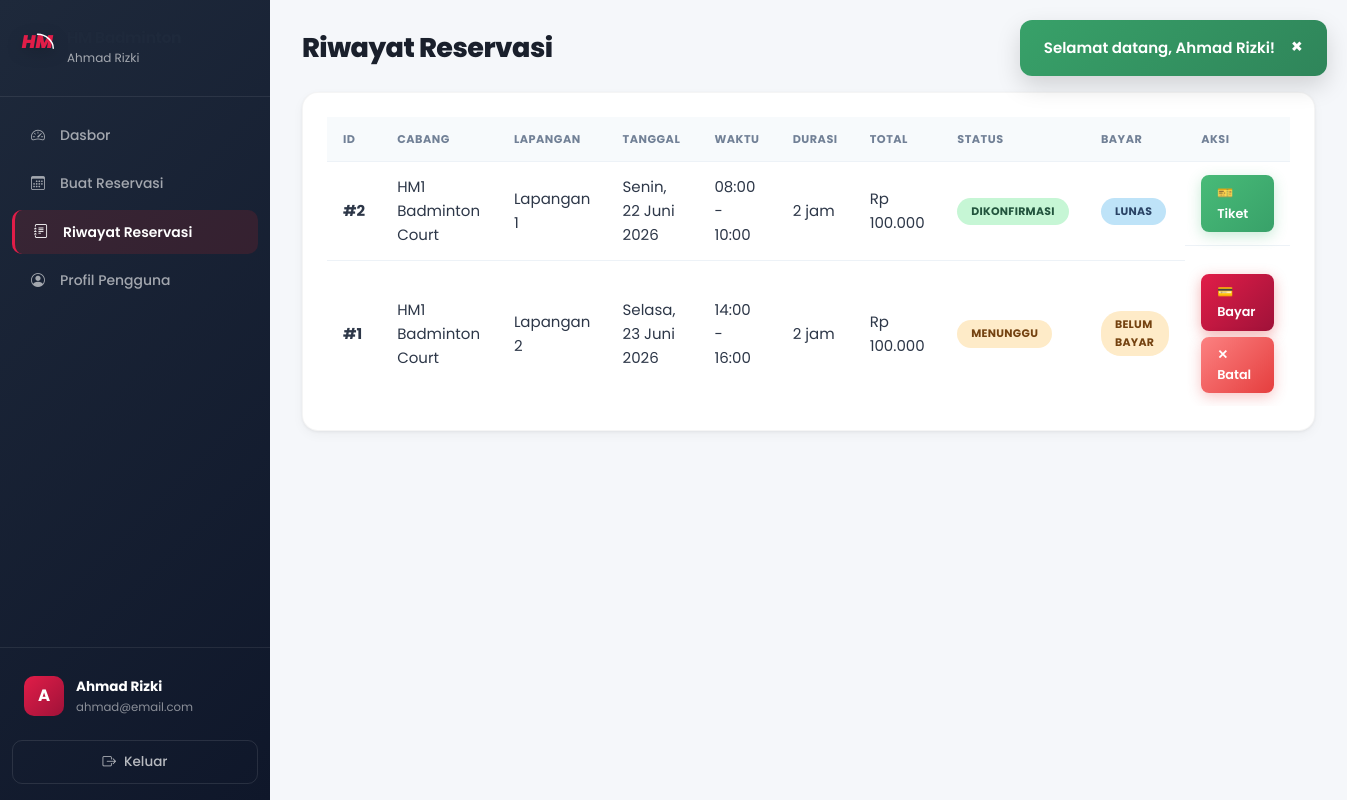
Screenshot of /pelanggan/riwayat.php (signed in) with the database file from the repository.
### tables this page shows
CREATE TABLE IF NOT EXISTS reservasi (
    id INT AUTO_INCREMENT PRIMARY KEY,
    user_id INT NOT NULL COMMENT 'ID pelanggan pemesan',
    lapangan_id INT NOT NULL COMMENT 'ID lapangan yang dipesan',
    tanggal DATE NOT NULL COMMENT 'Tanggal main',
    waktu_mulai TIME NOT NULL COMMENT 'Jam mulai bermain',
    waktu_selesai TIME NOT NULL COMMENT 'Jam selesai bermain',
    durasi_jam INT NOT NULL COMMENT 'Lama sewa dalam jam',
    total_harga INT NOT NULL COMMENT 'Total biaya',
    catatan TEXT COMMENT 'Catatan tambahan dari pelanggan',
    status ENUM('pending', 'confirmed', 'cancelled', 'completed') DEFAULT 'pending' 
        COMMENT 'pending=menunggu, confirmed=dikonfirmasi, cancelled=dibatalkan, completed=selesai',
    payment_status ENUM('unpaid', 'dp_paid', 'paid') DEFAULT 'unpaid'
        COMMENT 'Status pembayaran',
    total_dibayar INT DEFAULT 0 COMMENT 'Total yang sudah dibayar',
    created_at TIMESTAMP DEFAULT CURRENT_TIMESTAMP,
    updated_at TIMESTAMP DEFAULT CURRENT_TIMESTAMP ON UPDATE CURRENT_TIMESTAMP,
    
    FOREIGN KEY (user_id) REFERENCES users(id) ON DELETE CASCADE,
    FOREIGN KEY (lapangan_id) REFERENCES lapangan(id) ON DELETE CASCADE,
    
    INDEX idx_tanggal (tanggal),
    INDEX idx_status (status),
    INDEX idx_payment_status (payment_status),
    INDEX idx_user (user_id),
    INDEX idx_lapangan_tanggal (lapangan_id, tanggal)
);

CREATE TABLE IF NOT EXISTS cabang (
    id INT AUTO_INCREMENT PRIMARY KEY,
    nama VARCHAR(100) NOT NULL COMMENT 'Nama cabang',
    alamat VARCHAR(255) NOT NULL COMMENT 'Alamat lengkap cabang',
    jumlah_lapangan INT NOT NULL DEFAULT 0 COMMENT 'Jumlah lapangan di cabang',
    no_telepon VARCHAR(20) DEFAULT NULL COMMENT 'Nomor telepon cabang',
    created_at TIMESTAMP DEFAULT CURRENT_TIMESTAMP,
    
    INDEX idx_nama (nama)
);

CREATE TABLE IF NOT EXISTS lapangan (
    id INT AUTO_INCREMENT PRIMARY KEY,
    cabang_id INT NOT NULL COMMENT 'ID cabang pemilik lapangan',
    nama VARCHAR(50) NOT NULL COMMENT 'Nama lapangan (Lapangan 1, 2, dst)',
    tipe ENUM('indoor', 'outdoor') DEFAULT 'indoor' COMMENT 'Tipe lapangan',
    status ENUM('tersedia', 'perawatan', 'tidak_aktif') DEFAULT 'tersedia' COMMENT 'Status ketersediaan',
    
    FOREIGN KEY (cabang_id) REFERENCES cabang(id) ON DELETE CASCADE,
    INDEX idx_cabang (cabang_id),
    INDEX idx_status (status)
);

### config/functions.php (called while the page is built, shortened)
<?php
function getReservasiByUser($user_id) {
    $db = getDB();
    $stmt = $db->prepare("SELECT r.*, l.nama as lapangan_nama, c.nama as cabang_nama, c.alamat
        FROM reservasi r
        JOIN lapangan l ON r.lapangan_id = l.id
        JOIN cabang c ON l.cabang_id = c.id
        WHERE r.user_id = ?
        ORDER BY r.created_at DESC");
    $stmt->execute([$user_id]);
    return $stmt->fetchAll();
}
function getStatusLabel($status) {
    $labels = [
        'pending' => 'Menunggu',
        'confirmed' => 'Dikonfirmasi',
        'cancelled' => 'Dibatalkan',
        'completed' => 'Selesai'
    ];
    return $labels[$status] ?? ucfirst($status);
}
function getStatusBadgeClass($status) {
    return 'badge-' . $status;
}
function getPaymentStatusLabel($status) {
    $labels = [
        'unpaid' => 'Belum Bayar',
        'dp_paid' => 'DP Dibayar',
        'paid' => 'Lunas'
    ];
    return $labels[$status] ?? ucfirst($status);
}
function getPaymentStatusBadgeClass($status) {
    $classes = [
        'unpaid' => 'badge-pending',
        'dp_paid' => 'badge-confirmed',
        'paid' => 'badge-completed'
    ];
    return $classes[$status] ?? 'badge-pending';
}
function formatRupiah($angka) {
    return 'Rp ' . number_format($angka, 0, ',', '.');
}
function formatTanggal($tanggal) {
    $bulan = ['','Januari','Februari','Maret','April','Mei','Juni','Juli','Agustus','September','Oktober','November','Desember'];
    $t = explode('-', substr($tanggal, 0, 10));
    return (int)$t[2] . ' ' . $bulan[(int)$t[1]] . ' ' . $t[0];
}
function getHariIndo($tanggal) {
    $hari = ['Minggu','Senin','Selasa','Rabu','Kamis','Jumat','Sabtu'];
    return $hari[date('w', strtotime($tanggal))];
}
?>

### pelanggan/riwayat.php (the view, shortened to what this page needs)
<?php
$reservasi = getReservasiByUser($_SESSION['user_id']);
$totalReservasi = count($reservasi);
require_once __DIR__ . '/../includes/header.php';
?>
<div class="dashboard-layout">
    <?php require_once __DIR__ . '/../includes/sidebar_pelanggan.php'; ?>
    <main class="main-content">
        <header class="page-header">
            <h1>Riwayat Reservasi</h1>
        </header>
        <div class="content-section">
            <?php if (empty($reservasi)): ?>
                <div class="empty-state">
                    <span>📋</span>
                    <p>Belum ada reservasi</p>
                    <a href="<?php echo BASE_URL; ?>pelanggan/reservasi.php"
                       class="btn btn-primary">
                        Buat Reservasi
                    </a>
                </div>
            <?php else: ?>
                <div class="table-responsive">
                    <table class="data-table">
                        <thead>
                            <tr>
                                <th>ID</th>
                                <th>Cabang</th>
                                <th>Lapangan</th>
                                <th>Tanggal</th>
                                <th>Waktu</th>
                                <th>Durasi</th>
                                <th>Total</th>
                                <th>Status</th>
                                <th>Bayar</th>
                                <th>Aksi</th>
                            </tr>
                        </thead>
                        <tbody>
                            <?php foreach ($reservasi as $index => $r): ?>
                                <?php
                                $nomorReservasi = $totalReservasi - $index;
                                ?>
                                <tr>
                                    <td>
                                        <strong>
                                            #<?php echo $nomorReservasi; ?>
                                        </strong>
                                    </td>
                                    <td>
                                        <?php
                                        echo htmlspecialchars(
                                            $r['cabang_nama'] ?? '-'
                                        );
                                        ?>
                                    </td>
                                    <td>
                                        <?php
                                        echo htmlspecialchars(
                                            $r['lapangan_nama'] ?? '-'
                                        );
                                        ?>
                                    </td>
                                    <td>
                                        <?php
                                        echo htmlspecialchars(
                                            getHariIndo($r['tanggal']) .
                                            ', ' .
                                            formatTanggal($r['tanggal'])
                                        );
                                        ?>
                                    </td>
                                    <td>
                                        <?php
                                        echo htmlspecialchars(
                                            substr($r['waktu_mulai'], 0, 5)
                                        );
                                        ?>
                                        -
                                        <?php
                                        echo htmlspecialchars(
                                            substr($r['waktu_selesai'], 0, 5)
                                        );
                                        ?>
                                    </td>
                                    <td>
                                        <?php
                                        echo (int)$r['durasi_jam'];
                                        ?>
                                        jam
                                    </td>
                                    <td>
                                        <?php
                                        echo htmlspecialchars(
                                            formatRupiah($r['total_harga'])
                                        );
                                        ?>
                                    </td>
                                    <td>
                                        <span class="badge
                                            <?php
                                            echo htmlspecialchars(
                                                getStatusBadgeClass(
                                                    $r['status']
                                                )
                                            );
                                            ?>">
                                            <?php
                                            echo htmlspecialchars(
                                                getStatusLabel(
                                                    $r['status']
                                                )
                                            );
                                            ?>
                                        </span>
                                    </td>
                                    <td>
                                        <span class="badge
                                            <?php
                                            echo htmlspecialchars(
                                                getPaymentStatusBadgeClass(
                                                    $r['payment_status']
                                                )
                                            );
                                            ?>">
                                            <?php
                                            echo htmlspecialchars(
                                                getPaymentStatusLabel(
                                                    $r['payment_status']
                                                )
                                            );
                                            ?>
                                        </span>
                                    </td>
                                    <td class="action-cell">
                                        <?php if (
                                            $r['status'] === 'pending'
                                            &&
                                            $r['payment_status'] === 'unpaid'
                                        ): ?>
                                            <a
                                                href="<?php echo BASE_URL; ?>pelanggan/pembayaran.php?reservasi_id=<?php echo (int)$r['id']; ?>"
                                                class="btn btn-sm btn-primary"
                                            >
                                                💳 Bayar
                                            </a>
                                            <a
                                                href="<?php echo BASE_URL; ?>pelanggan/batal.php?id=<?php echo (int)$r['id']; ?>"
                                                class="btn btn-sm btn-danger"
                                                onclick="return confirm('Yakin batalkan reservasi ini?')"
                                            >
                                                ✕ Batal
                                            </a>
                                        <?php elseif (
                                            $r['status'] === 'confirmed'
                                            ||
                                            $r['payment_status'] === 'paid'
                                        ): ?>
                                            <a
                                                href="<?php echo BASE_URL; ?>pelanggan/tiket.php?id=<?php echo (int)$r['id']; ?>"
                                                class="btn btn-sm btn-success"
                                            >
                                                🎫 Tiket
                                            </a>
                                        <?php endif; ?>
                                    </td>
                                </tr>
                            <?php endforeach; ?>
                        </tbody>
                    </table>
                </div>
            <?php endif; ?>
        </div>
    </main>
</div>
<?php require_once __DIR__ . '/../includes/footer.php'; ?>

### rows the page displays
reservasi: nomorReservasi "2", cabang.nama "HM1 Badminton Court", lapangan.nama "Lapangan 1", tanggal "Senin, 22 Juni 2026", waktu_mulai "08:00", waktu_selesai "10:00", durasi_jam "2", total_harga "Rp 100.000", status "DIKONFIRMASI", payment_status "LUNAS"
reservasi: nomorReservasi "1", cabang.nama "HM1 Badminton Court", lapangan.nama "Lapangan 2", tanggal "Selasa, 23 Juni 2026", waktu_mulai "14:00", waktu_selesai "16:00", durasi_jam "2", total_harga "Rp 100.000", status "MENUNGGU", payment_status "BELUM BAYAR"

### other values shown
$flash['message'] "Selamat datang, Ahmad Rizki!"
$_SESSION['nama'] "Ahmad Rizki"
substr($_SESSION['nama'], 0, 1) "A"
$_SESSION['email'] "ahmad@email.com"
